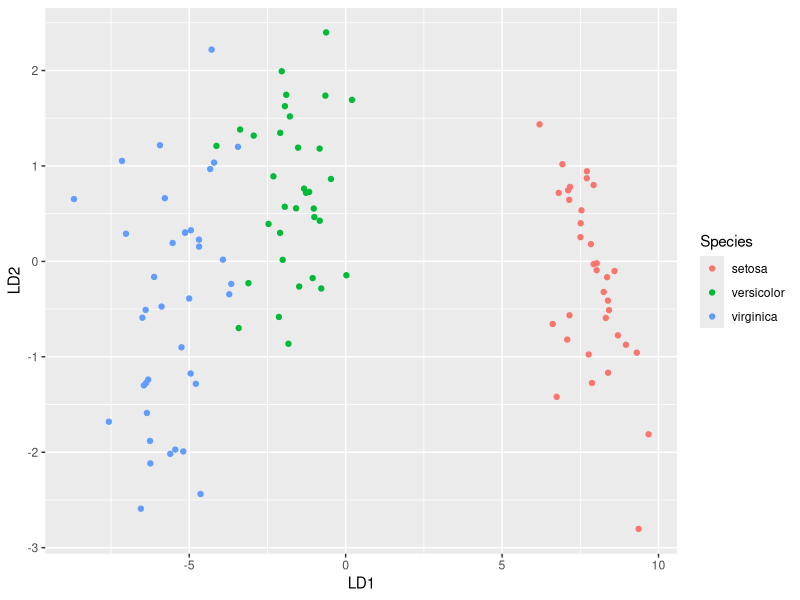
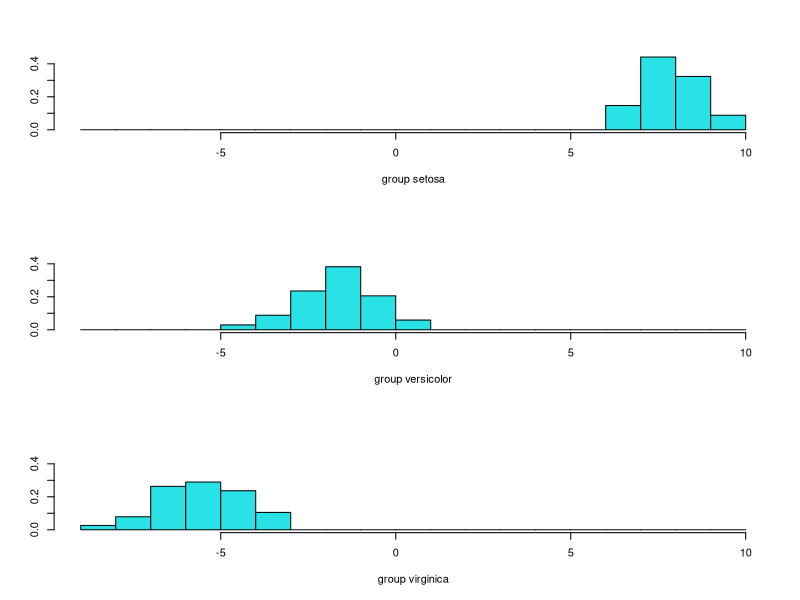
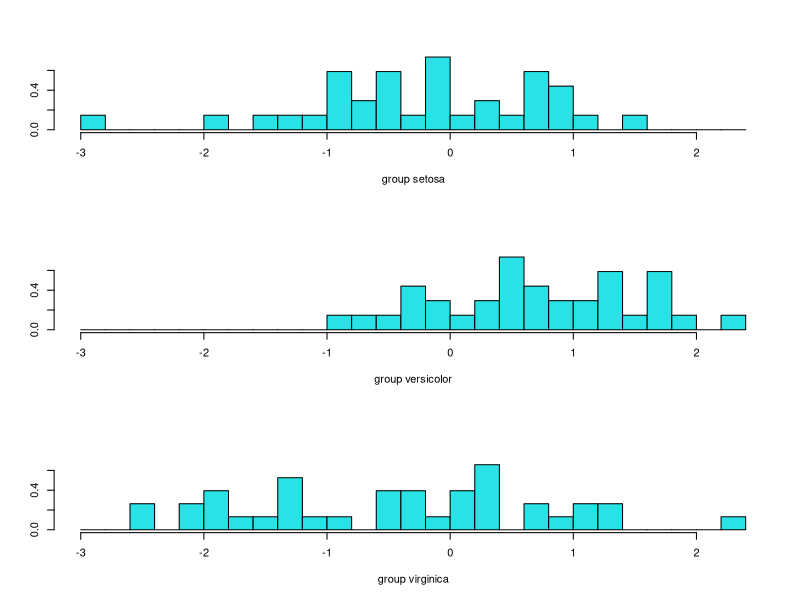

Recreate these plots in R, in order.
library(MASS)
library(ggplot2)
library(caret)

attach(iris)
str(iris)

# escalamos cada variable predictora (i.e.  primeras cuatro columnas)
iris[1:4] <- scale(iris[1:4])

# hacemos que el ejemlo sea reproducible
set.seed(1)

# Usamos 70% del dataset como training set y el estante 30% como testing set
sample <- sample(c(TRUE, FALSE), nrow(iris), replace=TRUE, prob=c(0.7,0.3))
train <- iris[sample, ]
test <- iris[!sample, ] 

# hacemos el LDA
model <- lda(Species~., data = train)

# vemos  el modelo 
model

# usamos el LDA para hacer predicciones
predicted <- predict(model, test)
names(predicted)

# view lo que predijo el modelo para las primeras 6 observaciones en test
head(predicted$class)

# vemos las probilidades posteriores para las primeras 6 observaciones 
# en el test
head(predicted$posterior)

# vemos los discriminantes lineales para las primeras 6 observaciones 
# en el test
head(predicted$x)

# vemos el accuracy de nuestro modelo
mean(predicted$class == test$Species)

# definimos que vamos a graficar
lda_plot <- cbind(train, predict(model)$x)

# creamos el plot
ggplot(lda_plot, aes(LD1, LD2)) +
  geom_point(aes(color = Species))

# Histogramas para los valores de la función discriminante (LDA1)
p <- predict(model, train)
ldahist(data = p$x[,1], g = train$Species)

# Histogramas para el LDA2
ldahist(data = p$x[,2], g = train$Species)

# Matriz de confusión y Accuracy (en train)
p1 <- predict(model, train)$class
tab <- table(Predicted = p1, Actual = train$Species)
tab
sum(diag(tab))/sum(tab)

confusionMatrix(p1, train$Species) # con caret

#  de confusión y Accuracy (en testing)
p2 <- predict(model, test)$class
tab1 <- table(Predicted = p2, Actual = test$Species)
tab1
sum(diag(tab1))/sum(tab1)

confusionMatrix(p2, test$Species)



